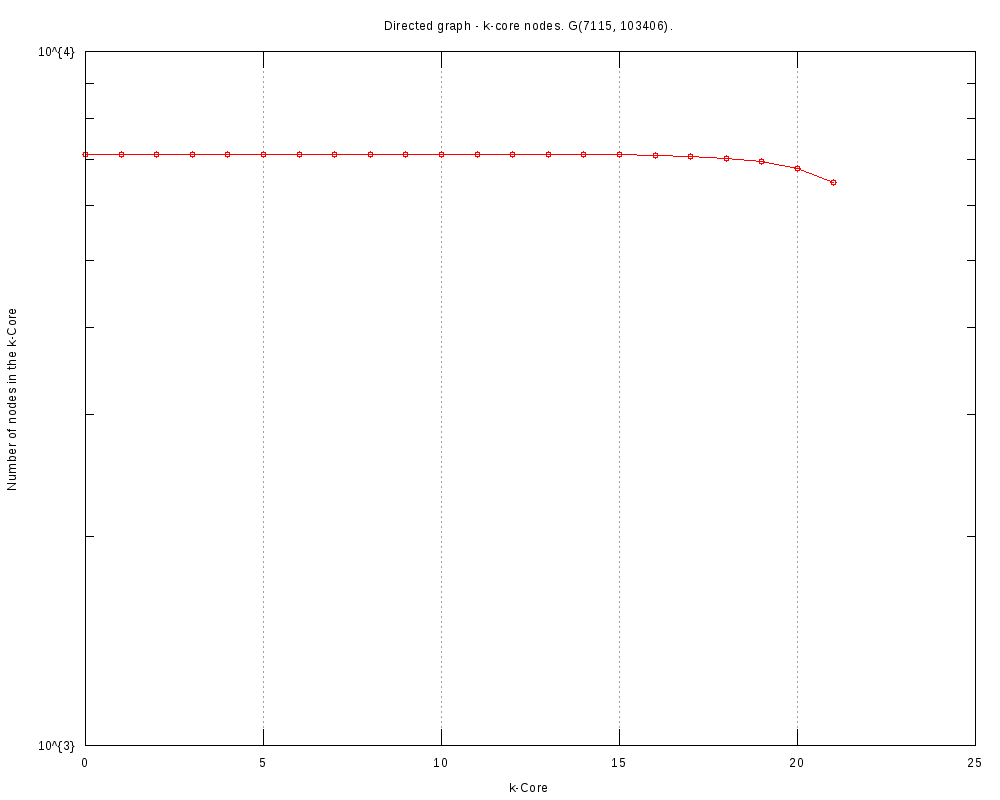

Here is the gnuplot script that generated this plot:
#
# Directed graph - k-core nodes. G(7051, 100326). (Sun Oct 29 17:13:50 2017)
#

set title "Directed graph - k-core nodes. G(7051, 100326)."
set key bottom right
set logscale y 10
set format y "10^{%L}"
set mytics 10
set grid
set xlabel "k-Core"
set ylabel "Number of nodes in the k-Core"
set tics scale 2
set terminal png font arial 10 size 1000,800
set output 'coreNodes.EUC.png'
plot 	"coreNodes.EUC.tab" using 1:2 title "" with linespoints pt 6
